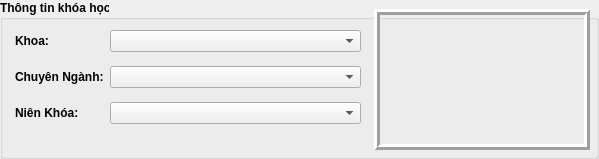
                        <widget class="QGroupBox" name="groupBox_11">
                         <property name="font">
                          <font>
                           <weight>75</weight>
                           <bold>true</bold>
                          </font>
                         </property>
                         <property name="title">
                          <string>Thông tin khóa học</string>
                         </property>
                         <property name="flat">
                          <bool>false</bool>
                         </property>
                         <widget class="QWidget" name="horizontalLayoutWidget_9">
                          <property name="geometry">
                           <rect>
                            <x>9</x>
                            <y>9</y>
                            <width>581</width>
                            <height>141</height>
                           </rect>
                          </property>
                          <layout class="QHBoxLayout" name="horizontalLayout_17" stretch="5,3">
                           <item>
                            <layout class="QFormLayout" name="formLayout_2">
                             <property name="verticalSpacing">
                              <number>14</number>
                             </property>
                             <property name="leftMargin">
                              <number>6</number>
                             </property>
                             <property name="topMargin">
                              <number>21</number>
                             </property>
                             <property name="rightMargin">
                              <number>7</number>
                             </property>
                             <item row="1" column="0">
                              <widget class="QLabel" name="lbl_ChuyenNganh_2">
                               <property name="text">
                                <string>Chuyên Ngành:</string>
                               </property>
                              </widget>
                             </item>
                             <item row="1" column="1">
                              <widget class="QComboBox" name="fi_ChuyenNganh">
                               <property name="cursor">
                                <cursorShape>UpArrowCursor</cursorShape>
                               </property>
                              </widget>
                             </item>
                             <item row="2" column="0">
                              <widget class="QLabel" name="lbl_NienKhoa_2">
                               <property name="text">
                                <string>Niên Khóa:</string>
                               </property>
                              </widget>
                             </item>
                             <item row="2" column="1">
                              <widget class="QComboBox" name="fi_NienKhoa"/>
                             </item>
                             <item row="0" column="0">
                              <widget class="QLabel" name="lbl_Khoa_2">
                               <property name="text">
                                <string>Khoa:</string>
                               </property>
                              </widget>
                             </item>
                             <item row="0" column="1">
                              <widget class="QComboBox" name="fi_Khoa"/>
                             </item>
                            </layout>
                           </item>
                           <item>
                            <layout class="QHBoxLayout" name="horizontalLayout_18">
                             <item>
                              <widget class="QLabel" name="lbl_Avatar">
                               <property name="frameShape">
                                <enum>QFrame::Box</enum>
                               </property>
                               <property name="frameShadow">
                                <enum>QFrame::Raised</enum>
                               </property>
                               <property name="lineWidth">
                                <number>3</number>
                               </property>
                               <property name="text">
                                <string/>
                               </property>
                               <property name="pixmap">
                                <pixmap>C:/Users/Admin/OneDrive/Máy tính/Who1.png</pixmap>
                               </property>
                              </widget>
                             </item>
                            </layout>
                           </item>
                          </layout>
                         </widget>
                        </widget>
